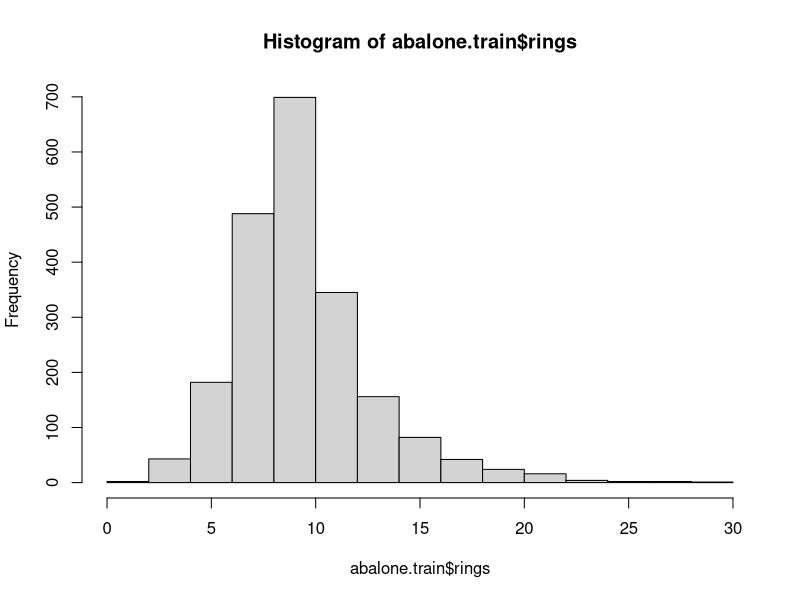
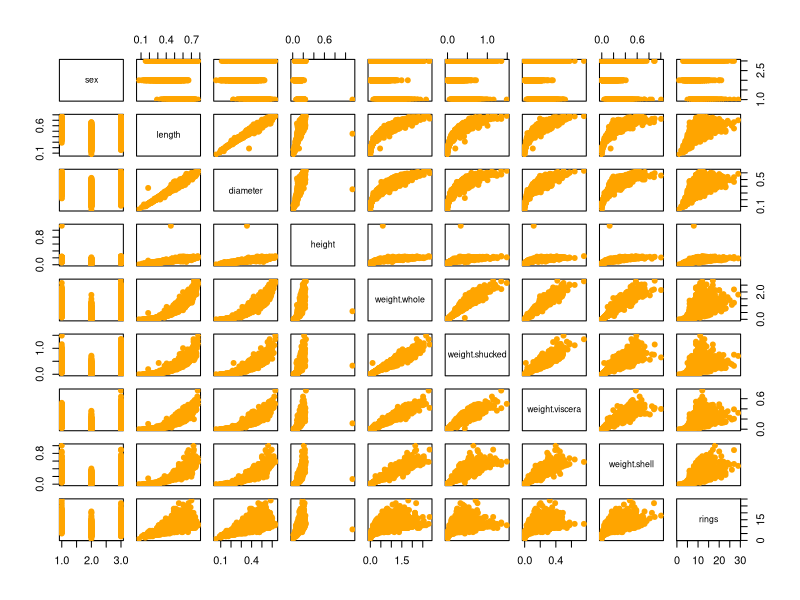

R code for these plots, in order:
## ---- chunk 1
knitr::opts_chunk$set(echo = TRUE)
## ---- chunk 2
abalone <- read.csv("abalone.csv")
## ---- chunk 3
train.idx <- sample(nrow(abalone), 0.5*nrow(abalone))
abalone.train <- abalone[train.idx, ]
abalone.test  <- abalone[-train.idx, ] ## note the negative indexing to REMOVE instances!
## ---- chunk 4
 summary(abalone.train)
## ---- chunk 5
hist(abalone.train$rings)
## ---- chunk 6
as.matrix(cor(na.omit(abalone.train[,-1])))
# cor(abalone.train)
## ---- chunk 7
plot(abalone.train, pch=19, col="orange")
